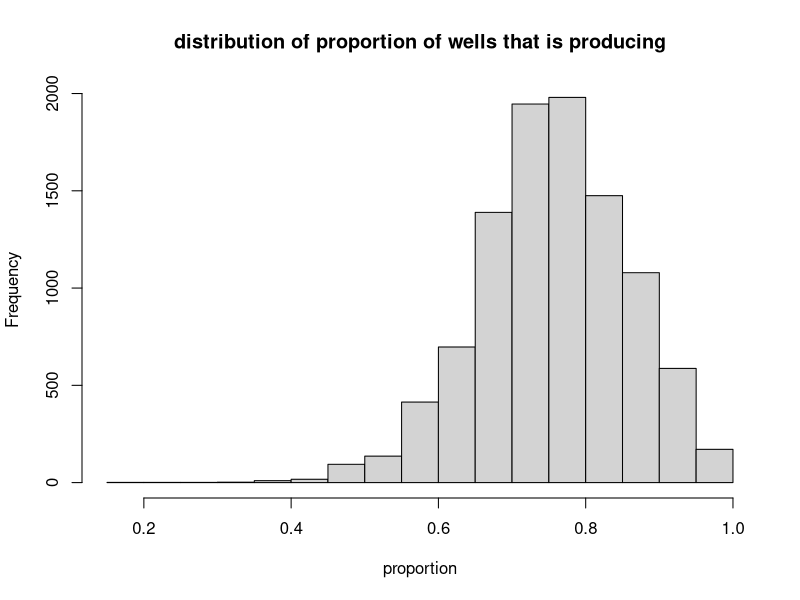
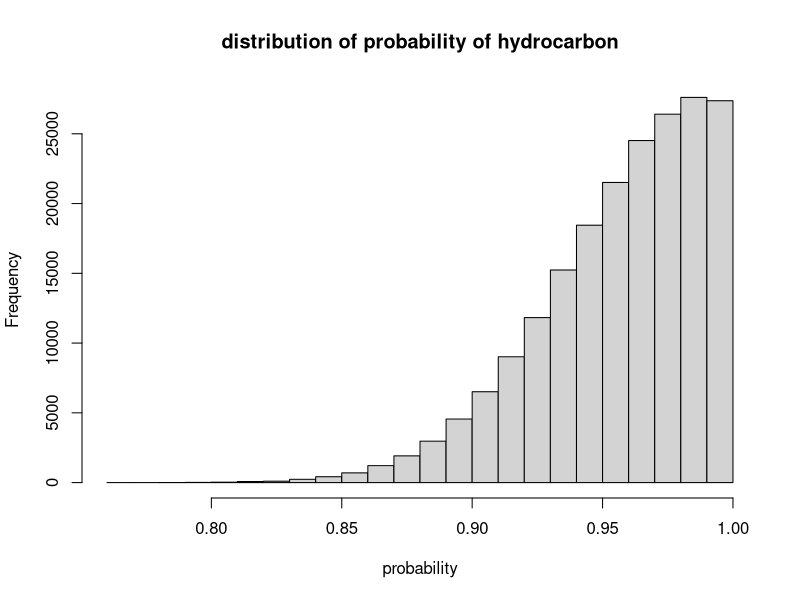
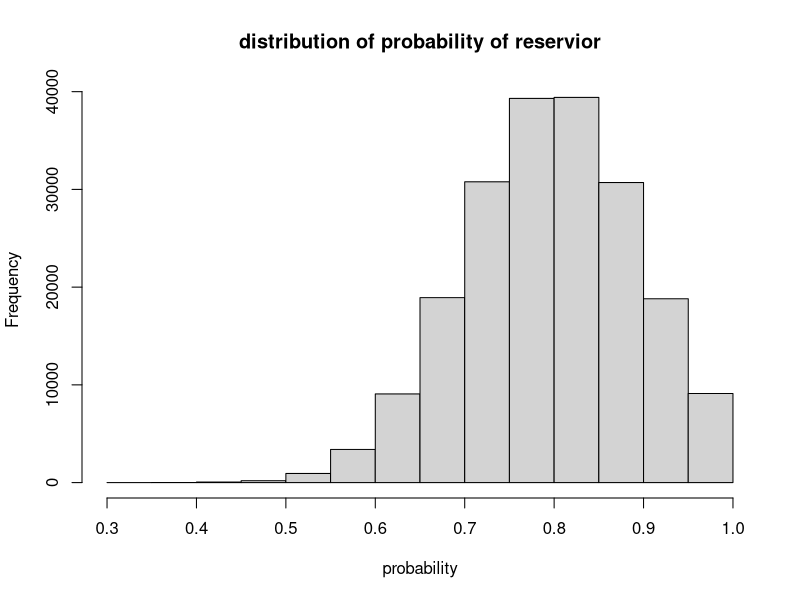

R code for these plots, in order: (Note: this script raises an error after producing the figures.)
##################
#   Sim & Risk   #
#      HW3       #
#  Orange Team 6 #
##################


#We will assume only two of these can actually change. Figure 1 shows the probability distributions for
#each factor’s Monte Carlo assumption.
#Dry-Hole Risk
#Factor
#Mean Standard Dev. Min. Max.
#Hydrocarbons 99% 5% 0% 100%
#Structure 100% 0% 100% 100%
#Reservoir 80% 10% 0% 100%
#Seal 100% 0% 100% 100%
# The total number of planned wells is assumed a Uniform
#distribution between 10 and 30.


#𝑃𝑃𝑊 = 𝑃𝐻 × 𝑃𝑅 × 𝑃𝑆𝑒𝑎𝑙 ×𝑃𝑆𝑡𝑟𝑢𝑐𝑡𝑢𝑟𝑒

# #simulate the total count of wells with uniform distribution 
# count<-runif(n=1, min=10, max=30)
# 
# #simulate the probability of hydrocarbons (PH) with truncated normal distribution 
# #rtruncnorm(n, a=-Inf, b=Inf, mean = 0, sd = 1)
# ph<-rtruncnorm(1,a=0, b=1,mean=0.99,sd=0.05)
# 
# 
# #simulate the probability of Reservoir (PR) with trunncated normal distribution 
# pr<-rtruncnorm(1,a=0, b=1,mean=0.8, sd=0.1)
# 
# 
# #calculate the producing probability for each well
# pw<-ph*pr*pseal*pstructure
# 
# #simulate the dry or wet well with Bernolli distribution with inputing producing probability
# #rbinom(n, size, prob); size=number of trails--->what does this mean?
# results<-rbinom(1, 1, pw)


#-----------------------------------------------------------------------------------------
# #since the structure and seal don't have any risk, does that mean Pseal=1 Pstructure=1?
pseal<-1
pstructure<-1

#----------------------------------------------------------------------------------------
#load the library 
library(truncnorm)
#-----------------------------------------------------------------------------------------
# Set null vector
pw <- c()
#producing probability of wells

ph <-c()
#probability of hydrocarbon

pr <-c()
#probability of reservior 


results = rep(0,10000)
#whether the well is dry or wet 

count <- rep(0,10000)
#the count of wells 

phvalues<-c()

k<-0

#----------------------------------combine all of those into one loop to simulate 10000 times-------------------------

for(i in 1:10000){
  #uniform distribution to simulate the count of wells 
  count[i]<-sample(10:30,1)
      #nested loop to simulate the producing probability of each well and with bernoli 
      #to determine if that well is dry or wet
      for (j in 1:count[i]){ 
        k<-k+1
        ph[k]<-rtruncnorm(1,a=0, b=1,mean=0.99,sd=0.05)
        
        pr[k]<-rtruncnorm(1,a=0, b=1,mean=0.8,sd=0.1)
        pw[k]<-ph[k]*pr[k]*pseal*pstructure
        results[i]<-rbinom(1, 1, pw[k])/count[i] + results[i]
      }
}

hist(results,main='distribution of proportion of wells that is producing', xlab='proportion')
hist(ph,main='distribution of probability of hydrocarbon', xlab='probability')
hist(pr,main='distribution of probability of reservior', xlab='probability')

VaR.results = quantile(results, 0.05)
CVaR = mean(pw[res<=10.97145])
